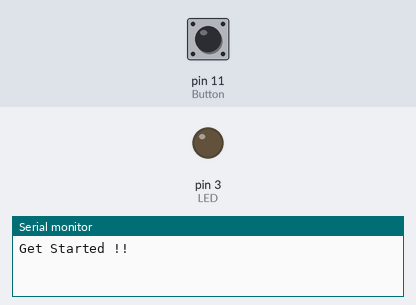
Bench run of a sketch on a simulated Arduino Uno, built with avr-gcc and run on an emulated ATmega328P. Parts: output pins drawn as LEDs (lit = HIGH), the last lines printed to the serial monitor. The test bench sets the inputs (shaded band); at power-on: pin 11 (Button) LOW.

Above: at 1.2 s.
1.3 s: pin 11 (Button) pulled HIGH for 3.2 s
At 2.7 s:
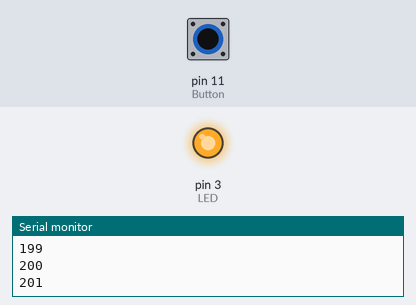
6.0 s: pin 11 (Button) pulled HIGH for 1 s
At 9.6 s:
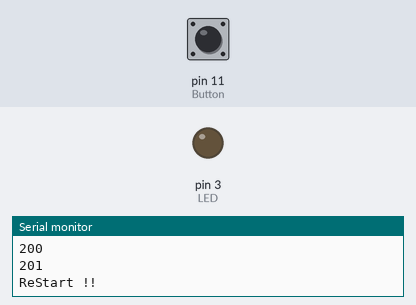
9.9 s: pin 11 (Button) pulled HIGH for 0.15 s
At 10.5 s:
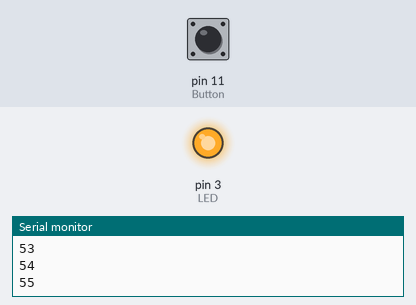
Timing chart, 0 to 12.9 s (numbered marks = the images above; inputs shaded):
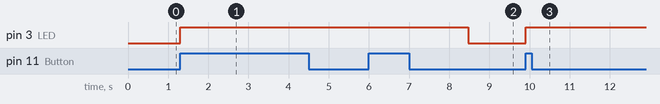

The sketch:

Practice_Two_v1.ino
```cpp
int ButtonValue = 0;

int Button = 11;
int LED = 3;
int Sig = 2;

void setup(){
  Serial.begin(9600);
  pinMode(Button, INPUT);
  pinMode(LED, OUTPUT);
  Serial.println("Get Started !!");
}

void loop(){
  if (digitalRead(Button)==1){
    ButtonValue += 1;
    Serial.println(ButtonValue);
  }
  if(ButtonValue==10){
    digitalWrite(LED, HIGH);
  }
  if(ButtonValue>200){
    ButtonValue=0;
    delay(2000);
    digitalWrite(LED, LOW);
    Serial.println("ReStart !!");
  }
}
```

Measured:
- after the input at 1.3 s, pin 3 (LED): LOW → HIGH at once
- after the input at 6.0 s, pin 3 (LED): HIGH → LOW after 2.5 s
- after the input at 9.9 s, pin 3 (LED): LOW → HIGH at once
